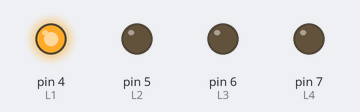
Bench run of a sketch on a simulated Arduino Uno, built with avr-gcc and run on an emulated ATmega328P. Parts: output pins drawn as LEDs (lit = HIGH).

Above: at 0.2 s.
At 1.2 s:
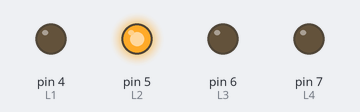
At 2.2 s:
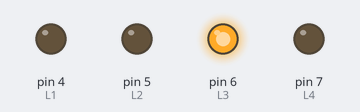
At 3.2 s:
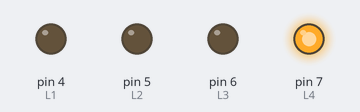
At 4.7 s:
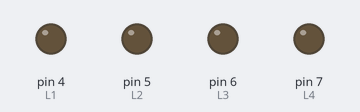
Timing chart, 0 to 5.2 s (numbered marks = the images above):
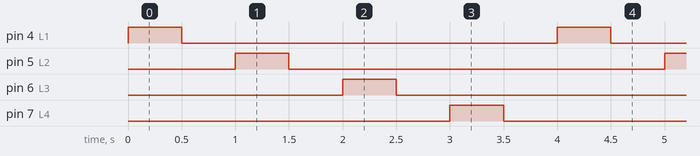

The sketch:

DiazRaul_DEBER_2.ino
```cpp
/*
 *DEBER 2.1
 *Nombre: Díaz Raúl
 *
 */

 //Variable que representan los Led
const int L1 = 4;
const int L2 = 5;
const int L3 = 6;
const int L4 = 7;


void setup() {

  pinMode(L1,OUTPUT);
  pinMode(L2,OUTPUT);
  pinMode(L3,OUTPUT);
  pinMode(L4,OUTPUT);
}

void loop() {
  digitalWrite(L1,HIGH);
  delay(500);
  digitalWrite(L1,LOW);
  delay(500);
  digitalWrite(L2,HIGH);
  delay(500);
  digitalWrite(L2,LOW);
  delay(500);
  digitalWrite(L3,HIGH);
  delay(500);
  digitalWrite(L3,LOW);
  delay(500);
  digitalWrite(L4,HIGH);
  delay(500);
  digitalWrite(L4,LOW);
  delay(500);


}
```

Measured:
- by itself, pin 4 (L1), pin 5 (L2), pin 6 (L3), pin 7 (L4): alternates HIGH for 0.50 s and LOW for 3.5 s
- by itself, everything shown: repeats every 4.0 s, in 8 steps
